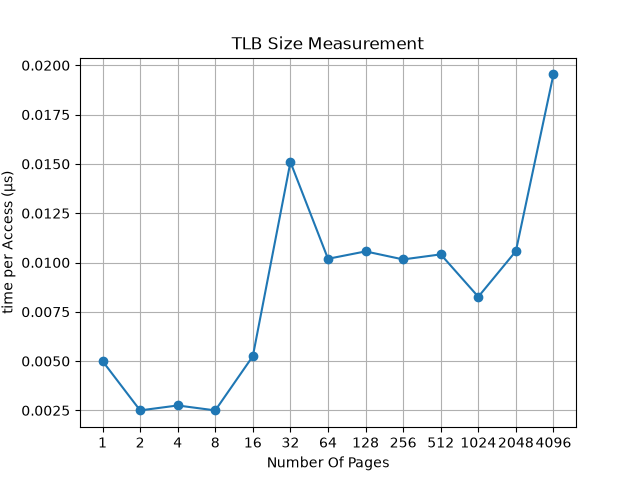

Write Python code to recreate this figure.
import csv
import matplotlib.pyplot as plt

x = []
y = []

with open('data_1000.csv') as file:
    content = csv.reader(file, delimiter=',')
    for row in content:
        print(row)
        x.append(int(row[0]))
        y.append(float(row[1]))


print(type(x[0]))
print(y)
x_pos = range(len(x))

fig, ax = plt.subplots()
ax.plot(x_pos, y, linestyle='-', marker='o')

ax.set_xticks(x_pos)
ax.set_xticklabels(x)


ax.set(ylabel='time per Access (μs)', xlabel='Number Of Pages', title ='TLB Size Measurement')
ax.grid()

fig.savefig("plot.png")
